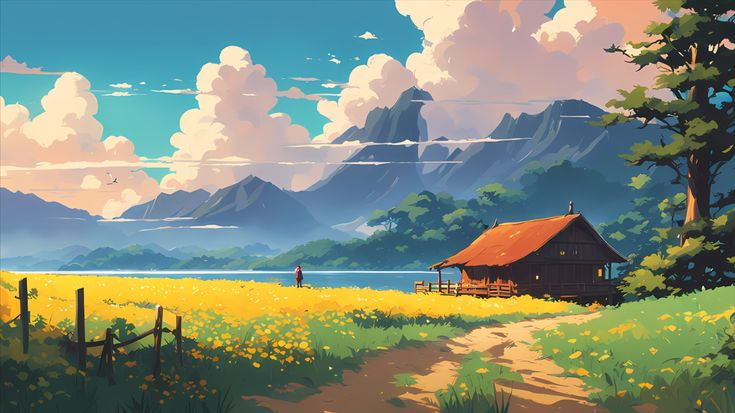
#> input picture Open_CV/resources/images/Anime Scenery Wallpaper.jpg, 735 x 413 px
$ python -i image_processing.py   (imports and definitions only)   (older library calls are emulated)
#> lines starting #> are read from the running program, lines starting #| are printed output that depends on the picture
#> further down, picture is the input picture: shape (413, 735, 3); mean B, G, R 123.4, 140, 129.1
import streamlit as st
import cv2
import numpy as np

# Streamlit Page Setup
# [7 lines not run here, left out]

# ---------- FILTER FUNCTIONS ---------- #

# Cool Tint (blue effect)
# [31 lines left out: functions apply_cool_tint, apply_blue_tint, apply_lred_tint, apply_sharpness, not called in this run]

# Enhancement (Contrast Boost)
def enhance_image(img):
    enhanced_img = cv2.convertScaleAbs(img, alpha=1.5, beta=30)  # Increase contrast and brightness
    return enhanced_img

# Apply Sepia
# [17 lines left out: functions apply_sepia, apply_cartoon_effect, not called in this run]

def apply_cartoon_effect_better(img):
    # Resize for speed
    img = cv2.resize(img, (600, int(img.shape[0] * 600 / img.shape[1])))

    # Step 1: Edge detection (using Canny for crisp lines)
    gray = cv2.cvtColor(img, cv2.COLOR_BGR2GRAY)
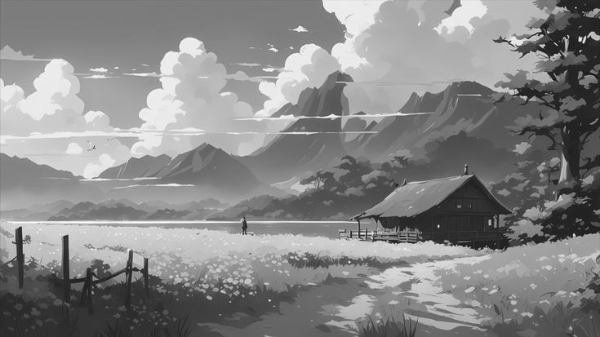
#> gray: shape (337, 600); min 16, max 250, mean 134.7
    gray_blur = cv2.medianBlur(gray, 5)
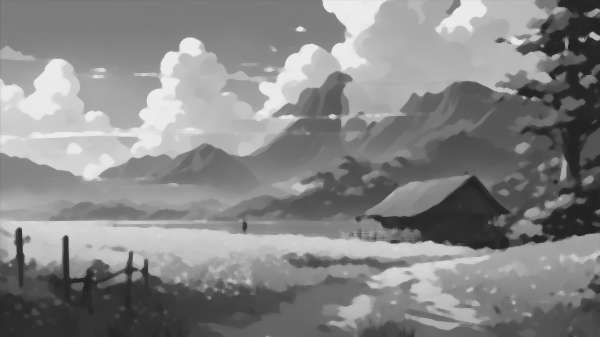
#> gray_blur: shape (337, 600); min 33, max 237, mean 134.1
    edges = cv2.Canny(gray_blur, 100, 200)
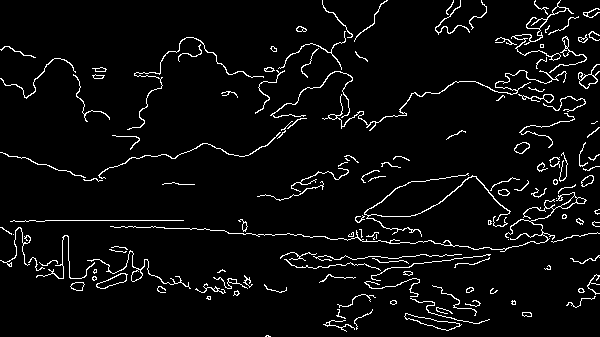
#> edges: shape (337, 600); 4.7% white in thin lines or dots

    # Optional: Thicken edges
    kernel = np.ones((2, 2), np.uint8)
    edges_dilated = cv2.dilate(edges, kernel, iterations=1)
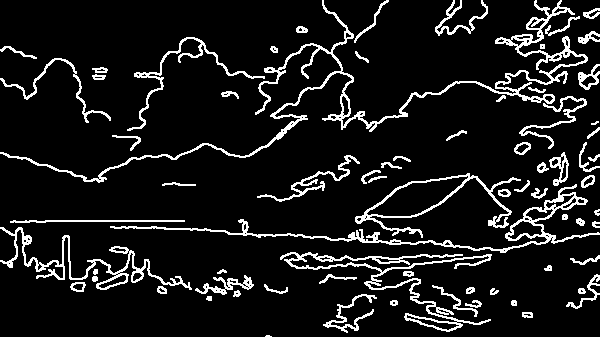
#> edges_dilated: shape (337, 600); 10% white in thin lines or dots

    # Step 2: Color quantization using k-means
    data = np.float32(img).reshape((-1, 3))
    criteria = (cv2.TERM_CRITERIA_EPS + cv2.TERM_CRITERIA_MAX_ITER, 20, 0.5)
    _, labels, centers = cv2.kmeans(data, 6, None, criteria, 10, cv2.KMEANS_RANDOM_CENTERS)
#> centers = [[125.1, 103.5, 68.21], [50.96, 59.59, 51.51], [176.8, 193.4, 218.7], [66.41, 183.7, 233.5], [176.6, 153.6, 90.54], [76.53, 134.6, 131.8]]
    quantized = centers[labels.flatten()].reshape(img.shape).astype(np.uint8)
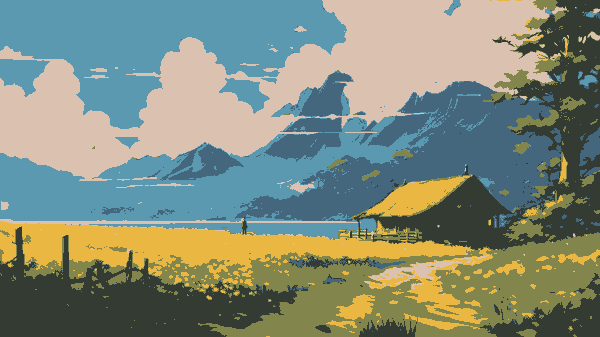
#> quantized: shape (337, 600, 3); mean of channels 0, 1, 2 122.7, 139.3, 128.5; drawn as B, G, R

    # Step 3: Bilateral Filter to smooth colors (preserving edges)
    smooth = cv2.bilateralFilter(quantized, d=9, sigmaColor=150, sigmaSpace=150)
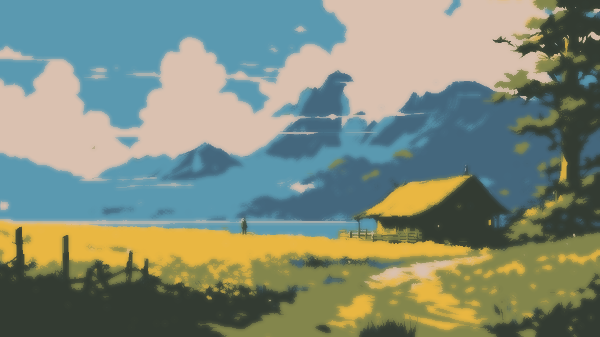
#> smooth: shape (337, 600, 3); mean of channels 0, 1, 2 122.7, 139.2, 128.3; drawn as B, G, R

    # Step 4: Combine edges with smoothed color
    cartoon = cv2.bitwise_and(smooth, smooth, mask=255 - edges_dilated)
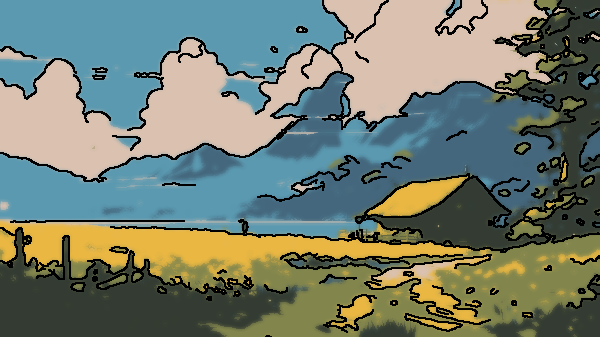
#> cartoon: shape (337, 600, 3); mean of channels 0, 1, 2 112, 125.6, 114.9; drawn as B, G, R

    return cartoon


# [24 lines left out: function apply_anime_effect, not called in this run]

def apply_stylized_cartoon(img):
    return cv2.stylization(img, sigma_s=60, sigma_r=0.45)

def apply_oil_painting(img):
    return cv2.xphoto.oilPainting(img, 7, 1)

def apply_watercolor(img):
    return cv2.stylization(img, sigma_s=60, sigma_r=0.6)

def apply_hdr(img):
    return cv2.detailEnhance(img, sigma_s=12, sigma_r=0.15)

def invert_colors(img):
    return cv2.bitwise_not(img)

# [11 lines left out: functions apply_warm_filter, apply_cold_filter, not called in this run]


# ---------- MAIN APP ---------- #

# [127 lines not run here, left out]
        #st.image(cv2.cvtColor(invert_img, cv2.COLOR_BGR2RGB), caption="Invert Style", width=300)


>>> import cv2
>>> picture = cv2.imread('../Open_CV/resources/images/Anime Scenery Wallpaper.jpg')
>>> result = apply_cartoon_effect_better(picture)

$ run again, on Open_CV/resources/images/Valentines Anime Desktop wallpaper.jpg
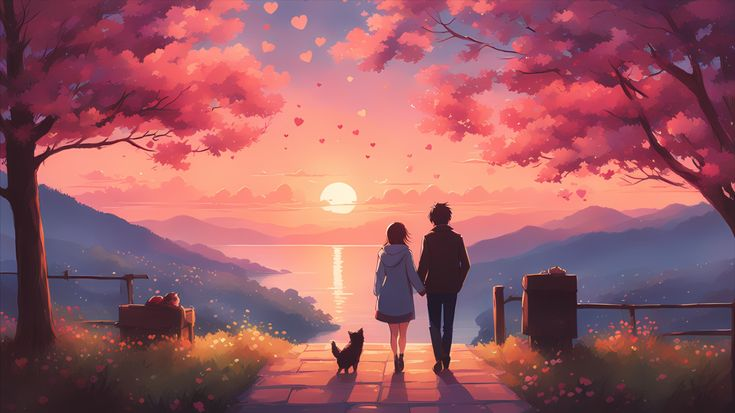
#> input picture Open_CV/resources/images/Valentines Anime Desktop wallpaper.jpg, 735 x 413 px
#> picture is the input picture: shape (413, 735, 3); mean B, G, R 100, 91.6, 155.4
#> in apply_cartoon_effect_better, `edges = cv2.Canny(gray_blur, 100, 200)`:
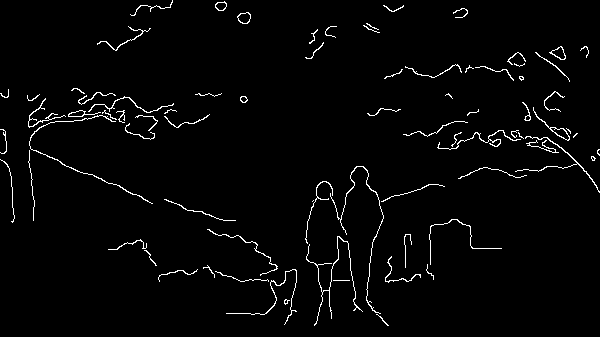
#> edges: shape (337, 600); 2.4% white in thin lines or dots
#> edges_dilated: shape (337, 600); 5.1% white in thin lines or dots
#> centers = [[97.72, 90.96, 213.4], [46.05, 37.23, 64.75], [74.8, 54.78, 130.1], [138.1, 154.3, 246.2], [117.8, 86.36, 94.72], [140.2, 114.7, 161.9]]
#> in apply_cartoon_effect_better, `cartoon = cv2.bitwise_and(smooth, smooth, mask=255 - edges_dilated)`:
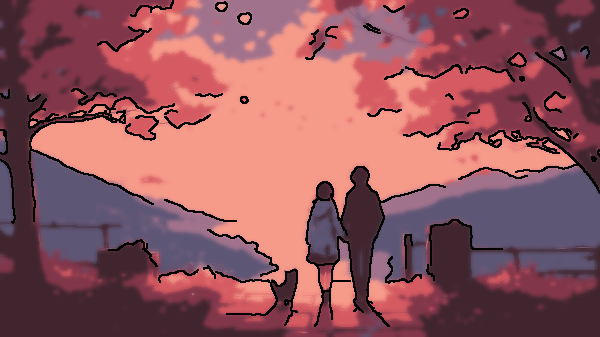
#> cartoon: shape (337, 600, 3); mean of channels 0, 1, 2 94.3, 86.3, 146.2; drawn as B, G, R
